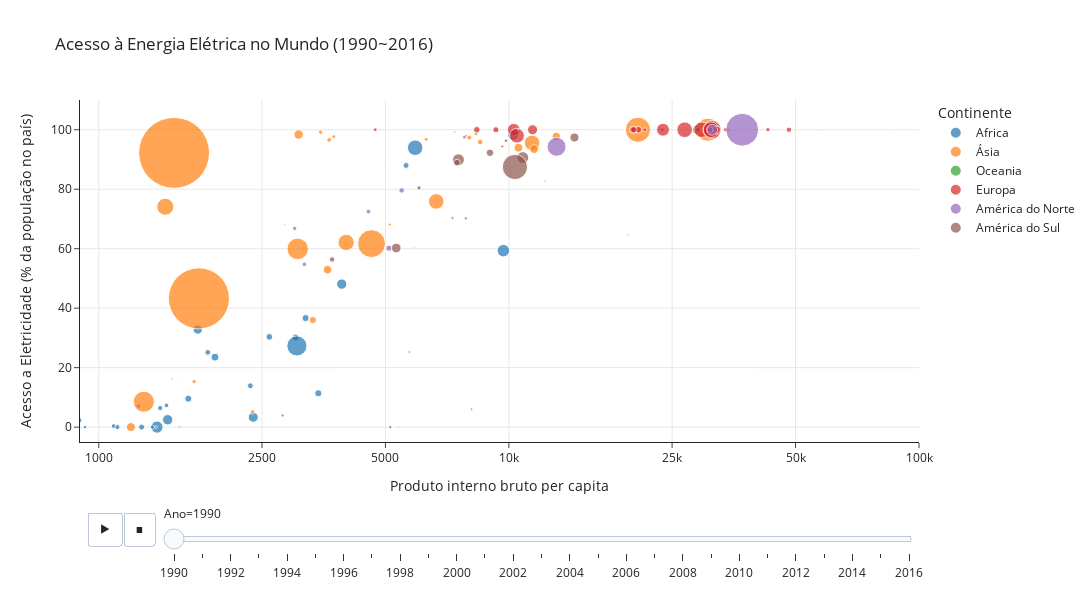

Notebook source saved alongside this figure:
### Code cell
import pandas as pd
import plotly.express as px


pd.set_option("display.max_rows", 20, "display.max_columns", 10)

base_1 = pd.read_csv("datasets/access-to-electricity-vs-gdp-per-capita.csv")



# Tirando a coluna continentes por estar incompleta e errada
base_1.drop(columns=["Continent"], inplace=True)

dataset = pd.DataFrame(base_1.loc[(base_1.loc[:, "Year"] >= 1990) & (base_1.loc[:, "Year"] <= 2016)])

# print(dataset.head())

# Adicionando continente aos países
Africa = pd.read_csv("datasets/Countries-Africa.csv")
Asia = pd.read_csv("datasets/Countries-Asia.csv")
Australia_NZ = pd.read_csv("datasets/Countries-Australia-NZ.csv")
Europe = pd.read_csv("datasets/Countries-Europe.csv")
North_America = pd.read_csv("datasets/Countries-North-America.csv")
South_America = pd.read_csv("datasets/Countries-South-America.csv")


Africa_df = pd.DataFrame()
Asia_df = pd.DataFrame()
Australia_NZ_df = pd.DataFrame()
Europe_df = pd.DataFrame()
North_America_df = pd.DataFrame()
South_America_df = pd.DataFrame()


# Criando um novo dataset
for codigo in dataset["Code"].unique():
    # Separando o subdataset que contém a parte com o país de tal codigo
    dataset_codigo = pd.DataFrame(dataset.loc[dataset.loc[:, "Code"] == f"{codigo}"])

    if codigo in list(Africa["ISO alpha 3"]):
        Africa_df = Africa_df.append(dataset_codigo, ignore_index=True)
        Africa_df["Continent"] = "Africa"
    if codigo in list(Asia["ISO alpha 3"]):
        Asia_df = Asia_df.append(dataset_codigo, ignore_index=True)
        Asia_df["Continent"] = "Asia"
    if codigo in list(Australia_NZ["ISO alpha 3"]):
        Australia_NZ_df = Australia_NZ_df.append(dataset_codigo, ignore_index=True)
        Australia_NZ_df["Continent"] = "Australia_NZ"
    if codigo in list(Europe["ISO alpha 3"]):
        Europe_df = Europe_df.append(dataset_codigo, ignore_index=True)
        Europe_df["Continent"] = "Europe"
    if codigo in list(North_America["ISO alpha 3"]):
        North_America_df = North_America_df.append(dataset_codigo, ignore_index=True)
        North_America_df["Continent"] = "North America"
    if codigo in list(South_America["ISO alpha 3"]):
        South_America_df = South_America_df.append(dataset_codigo, ignore_index=True)
        South_America_df["Continent"] = "South America"


novo_dataframe_2 = pd.concat([Africa_df, Asia_df, Australia_NZ_df, Europe_df, North_America_df, South_America_df],
                         axis=0, ignore_index=True)

# Tirando paises sem população explicitada
novo_dataframe_2.dropna(subset=["Total population (Gapminder, HYDE & UN)"], inplace=True)

# Mudando o nome das legendas (Não intuitivo por algo relacionado antes, mas foi feito após a plotagem)
colorsIdx_2 = {"Africa": "Africa",
             "Asia": "Ásia",
             "Australia_NZ": "Oceania",
             "Europe": "Europa",
             "North America": "América do Norte",
             "South America": "América do Sul"}
col_2 = novo_dataframe_2["Continent"].map(colorsIdx_2)


# Amostragem do acesso a energia elétrica entre 1990 e 2016 entre os países e continentes
fig3 = px.scatter(novo_dataframe_2,
                 x="GDP per capita, PPP (constant 2011 international $)",
                 y="Access to electricity (% of population)",
                 animation_frame="Year",
                 animation_group="Entity",
                 size="Total population (Gapminder, HYDE & UN)",
                 color=col_2,
                 hover_name="Entity",
                 log_x=True,
                 title="Acesso à Energia Elétrica no Mundo (1990~2016)",
                 labels={"Year": "Ano",
                         "color": "Continente",
                         "Continent": "Continente",
                         "Access to electricity (% of population)": "Acesso a Eletricidade (% da população no país)",
                         "GDP per capita, PPP (constant 2011 international $)": "Produto interno bruto per capita"},
                 width=1100,
                 height=600,
                 size_max=55,
                 range_x=[900, 100000],
                 range_y=[-5, 110],
                 template="simple_white")
fig3.update_yaxes(showgrid=True)
fig3.update_xaxes(showgrid=True,
                  tickprefix="$",
                  tickvals=[1000, 2500, 5000, 10000, 25000, 50000, 100000]
                  )
fig3.update_layout(hovermode="x unified")

### Figure 1 — Plotly figure (JSON) as saved in the notebook; plotly's stock layout.template omitted (floating-point values rounded to 4 significant figures)
{"data": [{"hovertemplate": "<b>%{hovertext}</b><br><br>Continente=Africa<br>Ano=1990<br>Produto interno bruto per capita=%{x}<br>Acesso a Eletricidade (% da população no país)=%{y}<br>Total population (Gapminder, HYDE & UN)=%{marker.size}<extra></extra>", "hovertext": ["Algeria", "Angola", "Benin", "Botswana", "Burkina Faso", "Burundi", "Cameroon", "Cape Verde", "Central African Republic", "Chad", "Congo", "Cote d'Ivoire", "Democratic Republic of Congo", "Djibouti", "Egypt", "Equatorial Guinea", "Eritrea", "Eswatini", "Ethiopia", "Gabon", "Gambia", "Ghana", "Guinea", "Guinea-Bissau", "Kenya", "Lesotho", "Liberia", "Libya", "Madagascar", "Malawi", "Mali", "Mauritania", "Mauritius", "Mayotte", "Morocco", "Mozambique", "Namibia", "Niger", "Nigeria", "Rwanda", "Saint Helena", "Sao Tome and Principe", "Senegal", "Seychelles", "Sierra Leone", "Somalia", "South Africa", "Sudan", "Tanzania", "Togo", "Tunisia", "Uganda", "Western Sahara", "Zambia", "Zimbabwe"], "ids": ["Algeria", "Angola", "Benin", "Botswana", "Burkina Faso", "Burundi", "Cameroon", "Cape Verde", "Central African Republic", "Chad", "Congo", "Cote d'Ivoire", "Democratic Republic of Congo", "Djibouti", "Egypt", "Equatorial Guinea", "Eritrea", "Eswatini", "Ethiopia", "Gabon", "Gambia", "Ghana", "Guinea", "Guinea-Bissau", "Kenya", "Lesotho", "Liberia", "Libya", "Madagascar", "Malawi", "Mali", "Mauritania", "Mauritius", "Mayotte", "Morocco", "Mozambique", "Namibia", "Niger", "Nigeria", "Rwanda", "Saint Helena", "Sao Tome and Principe", "Senegal", "Seychelles", "Sierra Leone", "Somalia", "South Africa", "Sudan", "Tanzania", "Togo", "Tunisia", "Uganda", "Western Sahara", "Zambia", "Zimbabwe"], "legendgroup": "Africa", "marker": {"color": "#1F77B4", "size": [25759000, 11848000, 4978000, 1287000, 8811000, 5439000, 11780000, 338000, 2807000, 5963000, 2357000, 11925000, 34612000, 590000, 56134000, 419000, 2259000, 822000, 47888000, 949000, 956000, 14773000, 6352000, 975000, 23725000, 1704000, 2076000, 4437000, 11599000, 9404000, 8450000, 2034000, 1056000, 95000, 24807000, 12987000, 1433000, 8027000, 95212000, 7289000, 7000, 119000, 7526000, 71000, 4320000, 7225000, 36801000, 20148000, 25204000, 3774000, 8243000, 17354000, 217000, 8037000, 10432000], "sizemode": "area", "sizeref": 467500.0, "symbol": "circle"}, "mode": "markers", "name": "Africa", "orientation": "v", "showlegend": true, "type": "scatter", "x": [10240.0, 3431.0, 1463.0, 8110.0, 844.3, 1087.0, 3020.0, 1657.0, 925.1, 1110.0, 5140.0, 3194.0, 1387.0, null, 5909.0, 999.5, null, 5378.0, 652.0, 19500.0, 1506.0, 1920.0, 1412.0, 1574.0, 2380.0, 1379.0, 875.2, null, 1653.0, 744.2, 1272.0, 2807.0, 7387.0, null, 3912.0, 378.5, 5719.0, 894.5, 3042.0, 872.5, null, null, 1845.0, 14220.0, 1251.0, null, 9696.0, 1743.0, 1473.0, 1350.0, 5615.0, 769.5, null, 2342.0, 2606.0], "xaxis": "x", "y": [98.27, 11.4, 7.311, 6.044, 2.611, 0.3486, 30.13, 32.56, 0.01, 0.01, 0.01, 36.66, 0.01, 59.61, 93.96, 58.59, 17.84, 0.01, 0.01, 64.61, 16.23, 23.54, 6.429, 0.01, 3.318, 0.01, 0.01, 99.84, 9.572, 1.121, 0.01, 3.886, 99.23, null, 48.12, 0.01, 25.23, 2.29, 27.3, 0.01, null, 42.76, 25.13, 89.55, 7.082, 0.01, 59.34, 32.8, 2.484, 0.01, 87.99, 1.266, null, 13.9, 30.36], "yaxis": "y"}, {"hovertemplate": "<b>%{hovertext}</b><br><br>Continente=Ásia<br>Ano=1990<br>Produto interno bruto per capita=%{x}<br>Acesso a Eletricidade (% da população no país)=%{y}<br>Total population (Gapminder, HYDE & UN)=%{marker.size}<extra></extra>", "hovertext": ["Afghanistan", "American Samoa", "Armenia", "Azerbaijan", "Bahrain", "Bangladesh", "Bhutan", "Brunei", "Cambodia", "China", "Comoros", "Cook Islands", "Fiji", "French Polynesia", "Georgia", "India", "Indonesia", "Iran", "Iraq", "Israel", "Japan", "Jordan", "Kazakhstan", "Kiribati", "Kuwait", "Kyrgyzstan", "Laos", "Lebanon", "Malaysia", "Maldives", "Marshall Islands", "Micronesia (country)", "Mongolia", "Myanmar", "Nauru", "Nepal", "New Caledonia", "North Korea", "Northern Mariana Islands", "Oman", "Pakistan", "Palau", "Papua New Guinea", "Philippines", "Qatar", "Russia", "Samoa", "Saudi Arabia", "Singapore", "Solomon Islands", "South Korea", "Sri Lanka", "Syria", "Tajikistan", "Thailand", "Timor", "Tokelau", "Tonga", "Turkmenistan", "Tuvalu", "United Arab Emirates", "Uzbekistan", "Vanuatu", "Vietnam", "Wallis and Futuna", "Yemen"], "ids": ["Afghanistan", "American Samoa", "Armenia", "Azerbaijan", "Bahrain", "Bangladesh", "Bhutan", "Brunei", "Cambodia", "China", "Comoros", "Cook Islands", "Fiji", "French Polynesia", "Georgia", "India", "Indonesia", "Iran", "Iraq", "Israel", "Japan", "Jordan", "Kazakhstan", "Kiribati", "Kuwait", "Kyrgyzstan", "Laos", "Lebanon", "Malaysia", "Maldives", "Marshall Islands", "Micronesia (country)", "Mongolia", "Myanmar", "Nauru", "Nepal", "New Caledonia", "North Korea", "Northern Mariana Islands", "Oman", "Pakistan", "Palau", "Papua New Guinea", "Philippines", "Qatar", "Russia", "Samoa", "Saudi Arabia", "Singapore", "Solomon Islands", "South Korea", "Sri Lanka", "Syria", "Tajikistan", "Thailand", "Timor", "Tokelau", "Tonga", "Turkmenistan", "Tuvalu", "United Arab Emirates", "Uzbekistan", "Vanuatu", "Vietnam", "Wallis and Futuna", "Yemen"], "legendgroup": "Ásia", "marker": {"color": "#FF7F0E", "size": [12412000, 47000, 3538000, 7243000, 496000, 103172000, 531000, 259000, 8976000, 1176883968, 412000, 18000, 729000, 200000, 5410000, 873278016, 181412992, 56366000, 17419000, 4448000, 124505000, 3566000, 16384000, 72000, 2095000, 4373000, 4258000, 2803000, 18030000, 223000, 47000, 96000, 2184000, 41335000, 10000, 18905000, 170000, 20293000, 46000, 1812000, 107648000, 15000, 4616000, 61895000, 476000, 147532000, 163000, 16234000, 3013000, 312000, 42918000, 17326000, 12446000, 5284000, 56558000, 738000, 2000, 95000, 3684000, 9000, 1828000, 20398000, 147000, 67989000, 14000, 11710000], "sizemode": "area", "sizeref": 467500.0, "symbol": "circle"}, "mode": "markers", "name": "Ásia", "orientation": "v", "showlegend": true, "type": "scatter", "x": [null, null, 3742.0, 8513.0, 35110.0, 1288.0, 2325.0, 84670.0, null, 1526.0, 1600.0, null, 5891.0, null, 8007.0, 1755.0, 4625.0, 11390.0, 11520.0, 20520.0, 30580.0, 6283.0, 13050.0, 1961.0, null, 3475.0, 1708.0, 7858.0, 10550.0, null, 2908.0, 2721.0, 5123.0, 743.0, null, 1198.0, null, null, null, 35040.0, 3055.0, null, 2374.0, 4010.0, null, 20640.0, 3649.0, 42460.0, 34340.0, 1883.0, 11630.0, 3612.0, null, 3645.0, 6650.0, null, null, 3574.0, 8317.0, 2354.0, 110400.0, 3071.0, 2549.0, 1453.0, null, 3327.0], "xaxis": "x", "y": [0.01, null, 97.68, 95.87, null, 8.544, 0.01, 100, 0.01, 92.22, 15.3, null, 60.46, 100, 97.33, 43.29, 61.7, 95.58, 93.48, 100, 100, 96.8, 97.72, 31.56, 100, 99.17, 15.3, 97.91, 93.96, 73.09, 52.44, 28.04, 68.11, 35.65, 100, 0.01, null, 0.01, null, null, 59.94, 97.47, 5.115, 62.11, 100, 100, 77.84, null, 100, 0.01, null, 52.94, null, 96.6, 75.9, 0.01, null, 77.8, 98.61, 90.7, 100, 98.41, 7.007, 74.11, null, 36.01], "yaxis": "y"}, {"hovertemplate": "<b>%{hovertext}</b><br><br>Continente=Oceania<br>Ano=1990<br>Produto interno bruto per capita=%{x}<br>Acesso a Eletricidade (% da população no país)=%{y}<br>Total population (Gapminder, HYDE & UN)=%{marker.size}<extra></extra>", "hovertext": ["Australia", "New Zealand"], "ids": ["Australia", "New Zealand"], "legendgroup": "Oceania", "marker": {"color": "#2CA02C", "size": [16961000, 3398000], "sizemode": "area", "sizeref": 467500.0, "symbol": "circle"}, "mode": "markers", "name": "Oceania", "orientation": "v", "showlegend": true, "type": "scatter", "x": [28660.0, 23670.0], "xaxis": "x", "y": [100, 100], "yaxis": "y"}, {"hovertemplate": "<b>%{hovertext}</b><br><br>Continente=Europa<br>Ano=1990<br>Produto interno bruto per capita=%{x}<br>Acesso a Eletricidade (% da população no país)=%{y}<br>Total population (Gapminder, HYDE & UN)=%{marker.size}<extra></extra>", "hovertext": ["Albania", "Andorra", "Austria", "Belarus", "Belgium", "Bosnia and Herzegovina", "Bulgaria", "Croatia", "Cyprus", "Czechia", "Denmark", "Estonia", "Faeroe Islands", "Finland", "France", "Germany", "Gibraltar", "Greece", "Hungary", "Iceland", "Ireland", "Italy", "Latvia", "Liechtenstein", "Lithuania", "Luxembourg", "Malta", "Moldova", "Monaco", "Montenegro", "Netherlands", "North Macedonia", "Norway", "Poland", "Portugal", "Romania", "San Marino", "Serbia", "Slovakia", "Slovenia", "Spain", "Sweden", "Switzerland", "Ukraine", "United Kingdom", "Vatican"], "ids": ["Albania", "Andorra", "Austria", "Belarus", "Belgium", "Bosnia and Herzegovina", "Bulgaria", "Croatia", "Cyprus", "Czechia", "Denmark", "Estonia", "Faeroe Islands", "Finland", "France", "Germany", "Gibraltar", "Greece", "Hungary", "Iceland", "Ireland", "Italy", "Latvia", "Liechtenstein", "Lithuania", "Luxembourg", "Malta", "Moldova", "Monaco", "Montenegro", "Netherlands", "North Macedonia", "Norway", "Poland", "Portugal", "Romania", "San Marino", "Serbia", "Slovakia", "Slovenia", "Spain", "Sweden", "Switzerland", "Ukraine", "United Kingdom", "Vatican"], "legendgroup": "Europa", "marker": {"color": "#D62728", "size": [3286000, 55000, 7724000, 10151000, 10007000, 4463000, 8841000, 4776000, 767000, 10341000, 5141000, 1565000, 47000, 4996000, 56667000, 79054000, 29000, 10226000, 10377000, 255000, 3511000, 57048000, 2664000, 29000, 3696000, 382000, 362000, 4366000, 29000, 615000, 14965000, 1996000, 4247000, 37960000, 9895000, 23489000, 24000, 9518000, 5288000, 2006000, 39203000, 8567000, 6653000, 51463000, 57134000, 1000], "sizemode": "area", "sizeref": 467500.0, "symbol": "circle"}, "mode": "markers", "name": "Europa", "orientation": "v", "showlegend": true, "type": "scatter", "x": [4723.0, null, 31340.0, 8354.0, 30650.0, null, 9297.0, null, 23300.0, 20020.0, 33790.0, null, null, 28910.0, 29510.0, 31290.0, null, 20690.0, null, null, 21450.0, 31140.0, null, null, null, 57620.0, 16180.0, null, null, null, 32090.0, 9633.0, 42810.0, 10280.0, 20170.0, 11420.0, null, null, null, null, 23760.0, 30930.0, 48180.0, 10460.0, 26830.0, null], "xaxis": "x", "y": [100, 100, 100, 100, 100, 96.89, 100, 100, 100, 100, 100, 100, 100, 100, 100, 100, 100, 100, 100, 100, 100, 100, 100, 100, 100, 100, 100, 94.92, 100, 98.41, 100, 94.34, 100, 100, 100, 100, 100, 99.27, 100, 100, 100, 100, 100, 98.0, 100, null], "yaxis": "y"}, {"hovertemplate": "<b>%{hovertext}</b><br><br>Continente=América do Norte<br>Ano=1990<br>Produto interno bruto per capita=%{x}<br>Acesso a Eletricidade (% da população no país)=%{y}<br>Total population (Gapminder, HYDE & UN)=%{marker.size}<extra></extra>", "hovertext": ["Antigua and Barbuda", "Bahamas", "Barbados", "Belize", "Bermuda", "British Virgin Islands", "Canada", "Cayman Islands", "Costa Rica", "Cuba", "Dominica", "Dominican Republic", "El Salvador", "Greenland", "Grenada", "Guadeloupe", "Guatemala", "Haiti", "Honduras", "Jamaica", "Martinique", "Mexico", "Nicaragua", "Panama", "Puerto Rico", "Saint Kitts and Nevis", "Saint Lucia", "Saint Pierre and Miquelon", "Saint Vincent and the Grenadines", "Trinidad and Tobago", "Turks and Caicos Islands", "United States", "United States Virgin Islands"], "ids": ["Antigua and Barbuda", "Bahamas", "Barbados", "Belize", "Bermuda", "British Virgin Islands", "Canada", "Cayman Islands", "Costa Rica", "Cuba", "Dominica", "Dominican Republic", "El Salvador", "Greenland", "Grenada", "Guadeloupe", "Guatemala", "Haiti", "Honduras", "Jamaica", "Martinique", "Mexico", "Nicaragua", "Panama", "Puerto Rico", "Saint Kitts and Nevis", "Saint Lucia", "Saint Pierre and Miquelon", "Saint Vincent and the Grenadines", "Trinidad and Tobago", "Turks and Caicos Islands", "United States", "United States Virgin Islands"], "legendgroup": "América do Norte", "marker": {"color": "#9467BD", "size": [63000, 256000, 261000, 188000, 62000, 17000, 27541000, 25000, 3119000, 10597000, 70000, 7133000, 5270000, 56000, 96000, 389000, 9264000, 7038000, 4955000, 2420000, 358000, 83943000, 4173000, 2471000, 3403000, 40000, 138000, 6000, 107000, 1221000, 12000, 252120000, 104000], "sizemode": "area", "sizeref": 467500.0, "symbol": "circle"}, "mode": "markers", "name": "América do Norte", "orientation": "v", "showlegend": true, "type": "scatter", "x": [16380.0, 30990.0, 14430.0, 5166.0, 40550.0, null, 31300.0, null, 7787.0, null, 6730.0, 5477.0, 4545.0, null, 7242.0, null, 5101.0, null, 3172.0, 7286.0, null, 13070.0, 3004.0, 7855.0, 22230.0, 14330.0, 9831.0, null, 5576.0, 12260.0, null, 37060.0, null], "xaxis": "x", "y": [85.12, 90.79, null, 87.96, 100, null, 100, 100, 97.47, 92.52, 66.03, 79.6, 72.46, 100, 81.56, null, 60.19, 28.0, 54.74, 70.33, null, 94.26, 66.83, 70.19, null, 87.54, 83.72, null, 66.05, 82.7, 88.7, 100, 100], "yaxis": "y"}, {"hovertemplate": "<b>%{hovertext}</b><br><br>Continente=América do Sul<br>Ano=1990<br>Produto interno bruto per capita=%{x}<br>Acesso a Eletricidade (% da população no país)=%{y}<br>Total population (Gapminder, HYDE & UN)=%{marker.size}<extra></extra>", "hovertext": ["Argentina", "Bolivia", "Brazil", "Chile", "Colombia", "Ecuador", "Falkland Islands", "French Guiana", "Guyana", "Paraguay", "Peru", "Suriname", "Uruguay", "Venezuela"], "ids": ["Argentina", "Bolivia", "Brazil", "Chile", "Colombia", "Ecuador", "Falkland Islands", "French Guiana", "Guyana", "Paraguay", "Peru", "Suriname", "Uruguay", "Venezuela"], "legendgroup": "América do Sul", "marker": {"color": "#8C564B", "size": [32619000, 6865000, 149003008, 13275000, 33103000, 10231000, 2000, 116000, 743000, 4223000, 22071000, 405000, 3110000, 19633000], "sizemode": "area", "sizeref": 467500.0, "symbol": "circle"}, "mode": "markers", "name": "América do Sul", "orientation": "v", "showlegend": true, "type": "scatter", "x": [10820.0, 3707.0, 10340.0, 8992.0, 7534.0, 7472.0, null, null, 2843.0, 6036.0, 5313.0, 10550.0, 9841.0, 14450.0], "xaxis": "x", "y": [90.64, 56.38, 87.48, 92.26, 89.9, 88.94, null, null, 68.21, 80.42, 60.22, 100, 96.29, 97.39], "yaxis": "y"}], "layout": {"height": 600, "hovermode": "x unified", "legend": {"itemsizing": "constant", "title": {"text": "Continente"}, "tracegroupgap": 0}, "sliders": [{"active": 0, "currentvalue": {"prefix": "Ano="}, "len": 0.9, "pad": {"b": 10, "t": 60}, "steps": [{"args": [["1990"], {"frame": {"duration": 0, "redraw": false}, "fromcurrent": true, "mode": "immediate", "transition": {"duration": 0, "easing": "linear"}}], "label": "1990", "method": "animate"}, {"args": [["1991"], {"frame": {"duration": 0, "redraw": false}, "fromcurrent": true, "mode": "immediate", "transition": {"duration": 0, "easing": "linear"}}], "label": "1991", "method": "animate"}, {"args": [["1992"], {"frame": {"duration": 0, "redraw": false}, "fromcurrent": true, "mode": "immediate", "transition": {"duration": 0, "easing": "linear"}}], "label": "1992", "method": "animate"}, {"args": [["1993"], {"frame": {"duration": 0, "redraw": false}, "fromcurrent": true, "mode": "immediate", "transition": {"duration": 0, "easing": "linear"}}], "label": "1993", "method": "animate"}, {"args": [["1994"], {"frame": {"duration": 0, "redraw": false}, "fromcurrent": true, "mode": "immediate", "transition": {"duration": 0, "easing": "linear"}}], "label": "1994", "method": "animate"}, {"args": [["1995"], {"frame": {"duration": 0, "redraw": false}, "fromcurrent": true, "mode": "immediate", "transition": {"duration": 0, "easing": "linear"}}], "label": "1995", "method": "animate"}, {"args": [["1996"], {"frame": {"duration": 0, "redraw": false}, "fromcurrent": true, "mode": "immediate", "transition": {"duration": 0, "easing": "linear"}}], "label": "1996", "method": "animate"}, {"args": [["1997"], {"frame": {"duration": 0, "redraw": false}, "fromcurrent": true, "mode": "immediate", "transition": {"duration": 0, "easing": "linear"}}], "label": "1997", "method": "animate"}, {"args": [["1998"], {"frame": {"duration": 0, "redraw": false}, "fromcurrent": true, "mode": "immediate", "transition": {"duration": 0, "easing": "linear"}}], "label": "1998", "method": "animate"}, {"args": [["1999"], {"frame": {"duration": 0, "redraw": false}, "fromcurrent": true, "mode": "immediate", "transition": {"duration": 0, "easing": "linear"}}], "label": "1999", "method": "animate"}, {"args": [["2000"], {"frame": {"duration": 0, "redraw": false}, "fromcurrent": true, "mode": "immediate", "transition": {"duration": 0, "easing": "linear"}}], "label": "2000", "method": "animate"}, {"args": [["2001"], {"frame": {"duration": 0, "redraw": false}, "fromcurrent": true, "mode": "immediate", "transition": {"duration": 0, "easing": "linear"}}], "label": "2001", "method": "animate"}, {"args": [["2002"], {"frame": {"duration": 0, "redraw": false}, "fromcurrent": true, "mode": "immediate", "transition": {"duration": 0, "easing": "linear"}}], "label": "2002", "method": "animate"}, {"args": [["2003"], {"frame": {"duration": 0, "redraw": false}, "fromcurrent": true, "mode": "immediate", "transition": {"duration": 0, "easing": "linear"}}], "label": "2003", "method": "animate"}, {"args": [["2004"], {"frame": {"duration": 0, "redraw": false}, "fromcurrent": true, "mode": "immediate", "transition": {"duration": 0, "easing": "linear"}}], "label": "2004", "method": "animate"}, {"args": [["2005"], {"frame": {"duration": 0, "redraw": false}, "fromcurrent": true, "mode": "immediate", "transition": {"duration": 0, "easing": "linear"}}], "label": "2005", "method": "animate"}, {"args": [["2006"], {"frame": {"duration": 0, "redraw": false}, "fromcurrent": true, "mode": "immediate", "transition": {"duration": 0, "easing": "linear"}}], "label": "2006", "method": "animate"}, {"args": [["2007"], {"frame": {"duration": 0, "redraw": false}, "fromcurrent": true, "mode": "immediate", "transition": {"duration": 0, "easing": "linear"}}], "label": "2007", "method": "animate"}, {"args": [["2008"], {"frame": {"duration": 0, "redraw": false}, "fromcurrent": true, "mode": "immediate", "transition": {"duration": 0, "easing": "linear"}}], "label": "2008", "method": "animate"}, {"args": [["2009"], {"frame": {"duration": 0, "redraw": false}, "fromcurrent": true, "mode": "immediate", "transition": {"duration": 0, "easing": "linear"}}], "label": "2009", "method": "animate"}, {"args": [["2010"], {"frame": {"duration": 0, "redraw": false}, "fromcurrent": true, "mode": "immediate", "transition": {"duration": 0, "easing": "linear"}}], "label": "2010", "method": "animate"}, {"args": [["2011"], {"frame": {"duration": 0, "redraw": false}, "fromcurrent": true, "mode": "immediate", "transition": {"duration": 0, "easing": "linear"}}], "label": "2011", "method": "animate"}, {"args": [["2012"], {"frame": {"duration": 0, "redraw": false}, "fromcurrent": true, "mode": "immediate", "transition": {"duration": 0, "easing": "linear"}}], "label": "2012", "method": "animate"}, {"args": [["2013"], {"frame": {"duration": 0, "redraw": false}, "fromcurrent": true, "mode": "immediate", "transition": {"duration": 0, "easing": "linear"}}], "label": "2013", "method": "animate"}, {"args": [["2014"], {"frame": {"duration": 0, "redraw": false}, "fromcurrent": true, "mode": "immediate", "transition": {"duration": 0, "easing": "linear"}}], "label": "2014", "method": "animate"}, {"args": [["2015"], {"frame": {"duration": 0, "redraw": false}, "fromcurrent": true, "mode": "immediate", "transition": {"duration": 0, "easing": "linear"}}], "label": "2015", "method": "animate"}, {"args": [["2016"], {"frame": {"duration": 0, "redraw": false}, "fromcurrent": true, "mode": "immediate", "transition": {"duration": 0, "easing": "linear"}}], "label": "2016", "method": "animate"}], "x": 0.1, "xanchor": "left", "y": 0, "yanchor": "top"}], "title": {"text": "Acesso à Energia Elétrica no Mundo (1990~2016)"}, "updatemenus": [{"buttons": [{"args": [null, {"frame": {"duration": 500, "redraw": false}, "fromcurrent": true, "mode": "immediate", "transition": {"duration": 500, "easing": "linear"}}], "label": "&#9654;", "method": "animate"}, {"args": [[null], {"frame": {"duration": 0, "redraw": false}, "fromcurrent": true, "mode": "immediate", "transition": {"duration": 0, "easing": "linear"}}], "label": "&#9724;", "method": "animate"}], "direction": "left", "pad": {"r": 10, "t": 70}, "showactive": false, "type": "buttons", "x": 0.1, "xanchor": "right", "y": 0, "yanchor": "top"}], "width": 1100, "xaxis": {"anchor": "y", "domain": [0, 1], "range": [2.954, 5], "showgrid": true, "tickprefix": "$", "tickvals": [1000, 2500, 5000, 10000, 25000, 50000, 100000], "title": {"text": "Produto interno bruto per capita"}, "type": "log"}, "yaxis": {"anchor": "x", "domain": [0, 1], "range": [-5, 110], "showgrid": true, "title": {"text": "Acesso a Eletricidade (% da população no país)"}, "type": "linear"}}}
